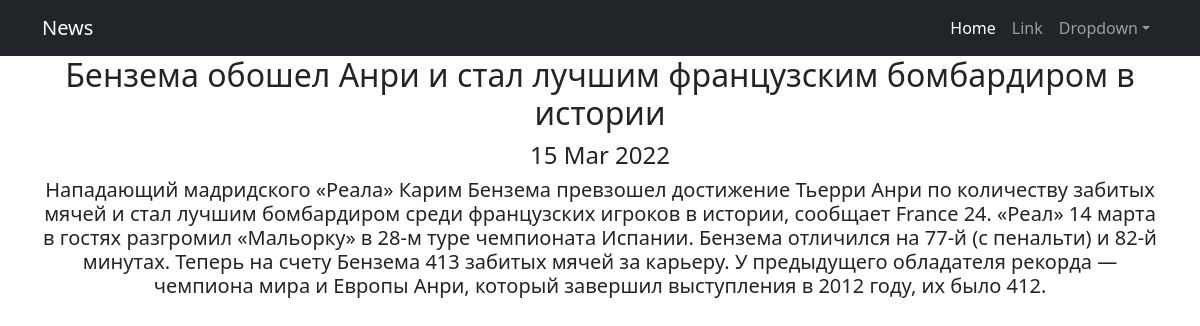
The page /1 on the database its author committed.
### portal/models.py (models this page shows, shortened)
class Post(models.Model):
    post_auth = models.ForeignKey(Author, on_delete=models.CASCADE, related_name='posts')
    type = models.CharField(max_length=4, choices=POSTTYPES, default=news)
    add_time = models.DateTimeField(auto_now_add=True)
    category = models.ManyToManyField(Category, through='PostCategory')
    name = models.CharField(max_length=255)
    text = models.TextField()
    rating = models.FloatField(default=0)

### portal/views.py (the view)
# urls.py: path('<int:pk>', NewsDetail.as_view()),
class NewsDetail(DetailView):
    model = Post
    template_name = 'post.html'
    context_object_name = 'post'

### templates/post.html (shortened to what this page needs)
{% extends 'flatpages/default.html' %}
{% load custom_filters %}
{% block content %}
<h2>{{ post.name|censor }}</h2>
<h4>{{ post.add_time|date:'d M Y' }}</h4>
<h5>{{ post.text|censor }}</h5>
{% endblock content %}

### rows shown on the page
Post: name|censor "Бензема обошел Анри и стал лучшим французским бомбардиром в истории", add_time "15 Mar 2022", text|censor "Нападающий мадридского «Реала» Карим Бензема превзошел достижение Тьерри Анри по количеству забитых мячей и стал лучшим бомбардиром среди французских игроков в истории, сообщает France 24. «Реал» 14 марта в гостях разгромил «Мальорку» в 28-м туре чемпионата Испании. Бензема отличился на 77-й (с пенальти) и 82-й минутах. Теперь на счету Бензема 413 забитых мячей за карьеру. У предыдущего обладателя рекорда — чемпиона мира и Европы Анри, который завершил выступления в 2012 году, их было 412."
